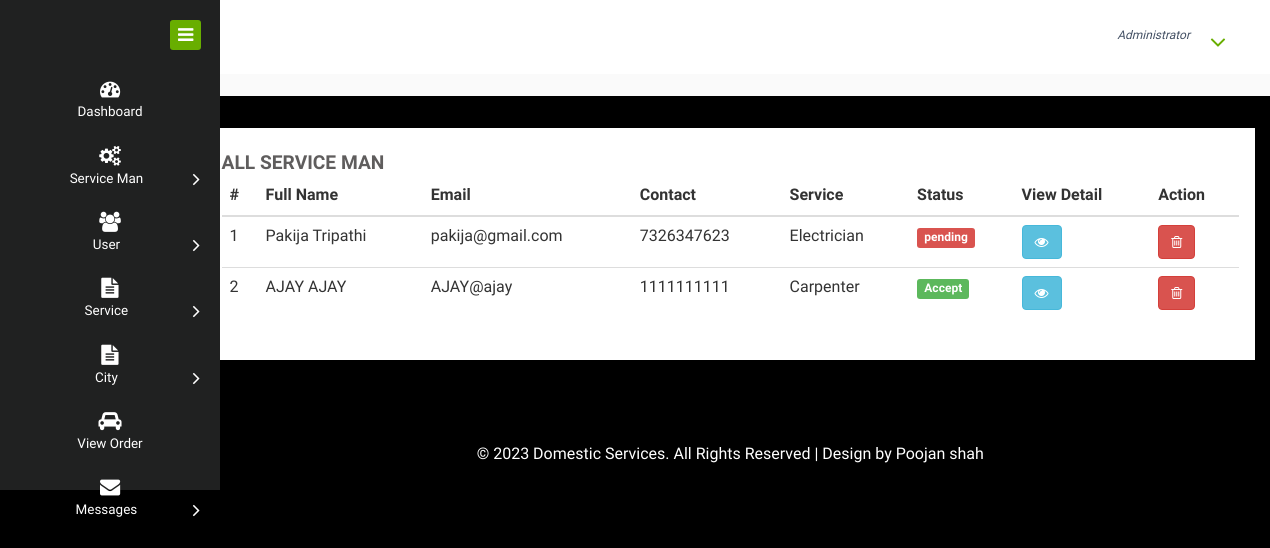
Page /all_service_man on the committed database.
### home_service/models.py (models this page shows, shortened)
class Service_Man(models.Model):
    status = models.ForeignKey(Status, on_delete=models.CASCADE, null=True)
    city = models.ForeignKey(City, on_delete=models.CASCADE, null=True)
    user = models.ForeignKey(User, on_delete=models.CASCADE, null=True)
    contact = models.CharField(max_length=100, null=True)
    address = models.CharField(max_length=100, null=True)
    doj = models.DateField(null=True)
    dob = models.DateField(null=True)
    id_type = models.CharField(max_length=100, null=True)
    service_name = models.CharField(max_length=100, null=True)
    experience = models.CharField(max_length=100, null=True)
    id_card = models.FileField(null=True)
    image = models.FileField(null=True)

class Status(models.Model):
    status = models.CharField(max_length=30, null=True)

### home_service/views.py (the view)
# urls.py: path('all_service_man',All_Service_man,name="all_service_man"),
def All_Service_man(request):
    dic = notification()
    ser = Service_Man.objects.all()
    d = {'ser':ser,'new': dic['new'], 'count': dic['count']}
    return render(request,'all_service_man.html',d)

### home_service/views.py (called while the page is built)
def notification():
    status = Status.objects.get(status='pending')
    new = Service_Man.objects.filter(status=status)
    count=0
    for i in new:
        count+=1
    d = {'count':count,'new':new}
    return d

### home_service/templates/all_service_man.html
{% extends 'admin_navigation.html' %}
{% load static %}{% block body %}
<div class="chit-chat-layer1">
	<div class="col-md-12 chit-chat-layer1-left">
               <div class="work-progres">
                            <div class="chit-chat-heading">
                                  All Service Man
                            </div>
                            <div class="table-responsive">
                                <table class="table table-hover">
                                  <thead>
                                    <tr>
                                      <th>#</th>
                                      <th>Full Name</th>
                                      <th>Email</th>
                                      <th>Contact</th>
                                      <th>Service</th>
                                      <th>Status</th>
                                      <th>View Detail</th>
                                      <th>Action</th>
                                  </tr>
                              </thead>
                              <tbody>
                              {% for i in ser %}
                                <tr>
                                  <td>{{forloop.counter}}</td>
                                  <td>{{i.user.first_name}} {{i.user.last_name}}</td>
                                  <td>{{i.user.email}}</td>
                                  <td>{{i.contact}}</td>
                                  <td>{{i.service_name}}</td>
                                    {% ifequal i.status.status 'Accept' %}
                                      <td><span class="label label-success">{{i.status.status}}</span></td>
                                    {% else %}
                                    <td><span class="label label-danger">{{i.status.status}}</span></td>
                                    {% endifequal %}
                                  <td><a href="{% url 'service_man_detail' i.id %}" ><button class="btn btn-info"><i class="fa fa-eye"></i></button></a></td>
                                  <td><a href="{% url 'delete_service_man' i.id %}" ><button class="btn btn-danger" onclick="return confirm('Are you sure ?')"><i class="fa fa-trash-o"></i></button></a></td>
                              </tr>
                              {% endfor %}
                          </tbody>
                      </table>
                  </div>
             </div>
      </div>
</div>
    {% endblock %}

### rows in the picture
Service_Man: user.first_name "Pakija", user.last_name "Tripathi", user.email "pakija@gmail.com", contact "7326347623", service_name "Electrician", status.status "pending"
Service_Man: user.first_name "AJAY", user.last_name "AJAY", user.email "AJAY@ajay", contact "1111111111", service_name "Carpenter", status.status "Accept"
